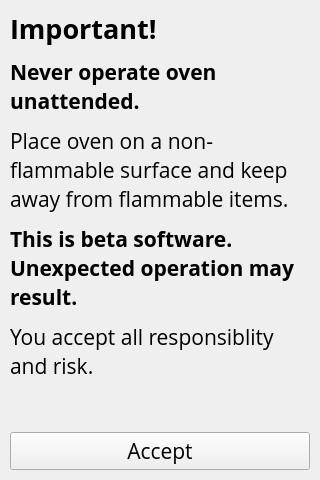
<?xml version="1.0" encoding="UTF-8"?>
<ui version="4.0">
 <class>MainWindow</class>
 <widget class="QMainWindow" name="MainWindow">
  <property name="geometry">
   <rect>
    <x>0</x>
    <y>0</y>
    <width>320</width>
    <height>480</height>
   </rect>
  </property>
  <property name="sizeIncrement">
   <size>
    <width>0</width>
    <height>0</height>
   </size>
  </property>
  <property name="font">
   <font>
    <family>Open Sans</family>
    <pointsize>16</pointsize>
   </font>
  </property>
  <property name="contextMenuPolicy">
   <enum>Qt::NoContextMenu</enum>
  </property>
  <property name="windowTitle">
   <string>Controller Setup</string>
  </property>
  <property name="autoFillBackground">
   <bool>false</bool>
  </property>
  <widget class="QWidget" name="centralwidget">
   <layout class="QVBoxLayout" name="verticalLayout">
    <property name="spacing">
     <number>10</number>
    </property>
    <property name="sizeConstraint">
     <enum>QLayout::SetDefaultConstraint</enum>
    </property>
    <property name="leftMargin">
     <number>10</number>
    </property>
    <property name="topMargin">
     <number>10</number>
    </property>
    <property name="rightMargin">
     <number>10</number>
    </property>
    <property name="bottomMargin">
     <number>10</number>
    </property>
    <item>
     <widget class="QLabel" name="label_title">
      <property name="font">
       <font>
        <family>Open Sans</family>
        <pointsize>20</pointsize>
        <weight>75</weight>
        <bold>true</bold>
       </font>
      </property>
      <property name="text">
       <string>Important!</string>
      </property>
     </widget>
    </item>
    <item>
     <widget class="QLabel" name="label_text">
      <property name="font">
       <font>
        <family>Open Sans</family>
        <pointsize>16</pointsize>
        <weight>75</weight>
        <bold>true</bold>
       </font>
      </property>
      <property name="text">
       <string>Never operate oven unattended.</string>
      </property>
      <property name="wordWrap">
       <bool>true</bool>
      </property>
     </widget>
    </item>
    <item>
     <widget class="QLabel" name="label_text2">
      <property name="text">
       <string>Place oven on a non-flammable surface and keep away from flammable items.</string>
      </property>
      <property name="wordWrap">
       <bool>true</bool>
      </property>
     </widget>
    </item>
    <item>
     <widget class="QLabel" name="label">
      <property name="font">
       <font>
        <family>Open Sans</family>
        <pointsize>16</pointsize>
        <weight>75</weight>
        <bold>true</bold>
       </font>
      </property>
      <property name="text">
       <string>This is beta software. Unexpected operation may result.</string>
      </property>
      <property name="wordWrap">
       <bool>true</bool>
      </property>
     </widget>
    </item>
    <item>
     <widget class="QLabel" name="label_2">
      <property name="text">
       <string>You accept all responsiblity and risk.</string>
      </property>
      <property name="wordWrap">
       <bool>true</bool>
      </property>
     </widget>
    </item>
    <item>
     <spacer name="spacer">
      <property name="orientation">
       <enum>Qt::Vertical</enum>
      </property>
      <property name="sizeHint" stdset="0">
       <size>
        <width>20</width>
        <height>40</height>
       </size>
      </property>
     </spacer>
    </item>
    <item>
     <widget class="QPushButton" name="btn_accept">
      <property name="sizePolicy">
       <sizepolicy hsizetype="Preferred" vsizetype="Fixed">
        <horstretch>0</horstretch>
        <verstretch>0</verstretch>
       </sizepolicy>
      </property>
      <property name="text">
       <string>Accept</string>
      </property>
     </widget>
    </item>
   </layout>
  </widget>
 </widget>
 <layoutdefault spacing="10" margin="5"/>
 <resources/>
 <connections/>
 <designerdata>
  <property name="gridDeltaX">
   <number>5</number>
  </property>
  <property name="gridDeltaY">
   <number>5</number>
  </property>
  <property name="gridSnapX">
   <bool>true</bool>
  </property>
  <property name="gridSnapY">
   <bool>true</bool>
  </property>
  <property name="gridVisible">
   <bool>true</bool>
  </property>
 </designerdata>
</ui>
